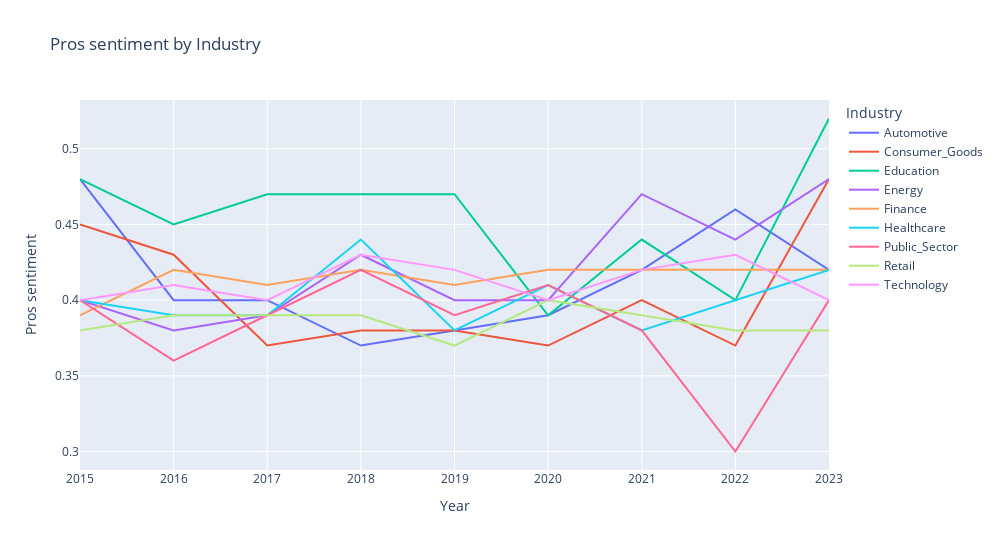

Here is the notebook cell this chart was saved with:
### Markdown cell above
### Industry sentiment analysis

### Code cell
selected_industries = ['Technology', 'Finance', 'Education', 'Healthcare', 'Consumer_Goods', 'Energy', 'Automotive', 'Public_Sector', 'Retail']

# get the filtered data by selected industries
filtered_data = industry_trends[industry_trends['industry'].isin(selected_industries)]

# get the plot with filtered data
fig = px.line(filtered_data, 
              x='year', 
              y='pros_sentiment',  
              color='industry',  
              title="Pros sentiment by Industry",
              labels={"pros_sentiment": "Pros sentiment", "year": "Year", "industry": "Industry"},
              line_group='industry')

# improve layout
fig.update_layout(
    xaxis_title="Year",
    yaxis_title="Pros sentiment",
    legend_title="Industry",
    height=550,
    width=1000
)

# Show the plot
fig.show()

### Figure 1 — Plotly figure (JSON) as saved in the notebook; plotly's stock layout.template omitted (floating-point values rounded to 4 significant figures)
{"data": [{"hovertemplate": "Industry=Automotive<br>Year=%{x}<br>Pros sentiment=%{y}<extra></extra>", "legendgroup": "Automotive", "line": {"color": "#636efa", "dash": "solid"}, "marker": {"symbol": "circle"}, "mode": "lines", "name": "Automotive", "orientation": "v", "showlegend": true, "type": "scatter", "x": [2015, 2016, 2017, 2018, 2019, 2020, 2021, 2022, 2023], "xaxis": "x", "y": [0.48, 0.4, 0.4, 0.37, 0.38, 0.39, 0.42, 0.46, 0.42], "yaxis": "y"}, {"hovertemplate": "Industry=Consumer_Goods<br>Year=%{x}<br>Pros sentiment=%{y}<extra></extra>", "legendgroup": "Consumer_Goods", "line": {"color": "#EF553B", "dash": "solid"}, "marker": {"symbol": "circle"}, "mode": "lines", "name": "Consumer_Goods", "orientation": "v", "showlegend": true, "type": "scatter", "x": [2015, 2016, 2017, 2018, 2019, 2020, 2021, 2022, 2023], "xaxis": "x", "y": [0.45, 0.43, 0.37, 0.38, 0.38, 0.37, 0.4, 0.37, 0.48], "yaxis": "y"}, {"hovertemplate": "Industry=Education<br>Year=%{x}<br>Pros sentiment=%{y}<extra></extra>", "legendgroup": "Education", "line": {"color": "#00cc96", "dash": "solid"}, "marker": {"symbol": "circle"}, "mode": "lines", "name": "Education", "orientation": "v", "showlegend": true, "type": "scatter", "x": [2015, 2016, 2017, 2018, 2019, 2020, 2021, 2022, 2023], "xaxis": "x", "y": [0.48, 0.45, 0.47, 0.47, 0.47, 0.39, 0.44, 0.4, 0.52], "yaxis": "y"}, {"hovertemplate": "Industry=Energy<br>Year=%{x}<br>Pros sentiment=%{y}<extra></extra>", "legendgroup": "Energy", "line": {"color": "#ab63fa", "dash": "solid"}, "marker": {"symbol": "circle"}, "mode": "lines", "name": "Energy", "orientation": "v", "showlegend": true, "type": "scatter", "x": [2015, 2016, 2017, 2018, 2019, 2020, 2021, 2022, 2023], "xaxis": "x", "y": [0.4, 0.38, 0.39, 0.43, 0.4, 0.4, 0.47, 0.44, 0.48], "yaxis": "y"}, {"hovertemplate": "Industry=Finance<br>Year=%{x}<br>Pros sentiment=%{y}<extra></extra>", "legendgroup": "Finance", "line": {"color": "#FFA15A", "dash": "solid"}, "marker": {"symbol": "circle"}, "mode": "lines", "name": "Finance", "orientation": "v", "showlegend": true, "type": "scatter", "x": [2015, 2016, 2017, 2018, 2019, 2020, 2021, 2022, 2023], "xaxis": "x", "y": [0.39, 0.42, 0.41, 0.42, 0.41, 0.42, 0.42, 0.42, 0.42], "yaxis": "y"}, {"hovertemplate": "Industry=Healthcare<br>Year=%{x}<br>Pros sentiment=%{y}<extra></extra>", "legendgroup": "Healthcare", "line": {"color": "#19d3f3", "dash": "solid"}, "marker": {"symbol": "circle"}, "mode": "lines", "name": "Healthcare", "orientation": "v", "showlegend": true, "type": "scatter", "x": [2015, 2016, 2017, 2018, 2019, 2020, 2021, 2022, 2023], "xaxis": "x", "y": [0.4, 0.39, 0.39, 0.44, 0.38, 0.41, 0.38, 0.4, 0.42], "yaxis": "y"}, {"hovertemplate": "Industry=Public_Sector<br>Year=%{x}<br>Pros sentiment=%{y}<extra></extra>", "legendgroup": "Public_Sector", "line": {"color": "#FF6692", "dash": "solid"}, "marker": {"symbol": "circle"}, "mode": "lines", "name": "Public_Sector", "orientation": "v", "showlegend": true, "type": "scatter", "x": [2015, 2016, 2017, 2018, 2019, 2020, 2021, 2022, 2023], "xaxis": "x", "y": [0.4, 0.36, 0.39, 0.42, 0.39, 0.41, 0.38, 0.3, 0.4], "yaxis": "y"}, {"hovertemplate": "Industry=Retail<br>Year=%{x}<br>Pros sentiment=%{y}<extra></extra>", "legendgroup": "Retail", "line": {"color": "#B6E880", "dash": "solid"}, "marker": {"symbol": "circle"}, "mode": "lines", "name": "Retail", "orientation": "v", "showlegend": true, "type": "scatter", "x": [2015, 2016, 2017, 2018, 2019, 2020, 2021, 2022, 2023], "xaxis": "x", "y": [0.38, 0.39, 0.39, 0.39, 0.37, 0.4, 0.39, 0.38, 0.38], "yaxis": "y"}, {"hovertemplate": "Industry=Technology<br>Year=%{x}<br>Pros sentiment=%{y}<extra></extra>", "legendgroup": "Technology", "line": {"color": "#FF97FF", "dash": "solid"}, "marker": {"symbol": "circle"}, "mode": "lines", "name": "Technology", "orientation": "v", "showlegend": true, "type": "scatter", "x": [2015, 2016, 2017, 2018, 2019, 2020, 2021, 2022, 2023], "xaxis": "x", "y": [0.4, 0.41, 0.4, 0.43, 0.42, 0.4, 0.42, 0.43, 0.4], "yaxis": "y"}], "layout": {"height": 550, "legend": {"title": {"text": "Industry"}, "tracegroupgap": 0}, "title": {"text": "Pros sentiment by Industry"}, "width": 1000, "xaxis": {"anchor": "y", "domain": [0, 1], "title": {"text": "Year"}}, "yaxis": {"anchor": "x", "domain": [0, 1], "title": {"text": "Pros sentiment"}}}}
